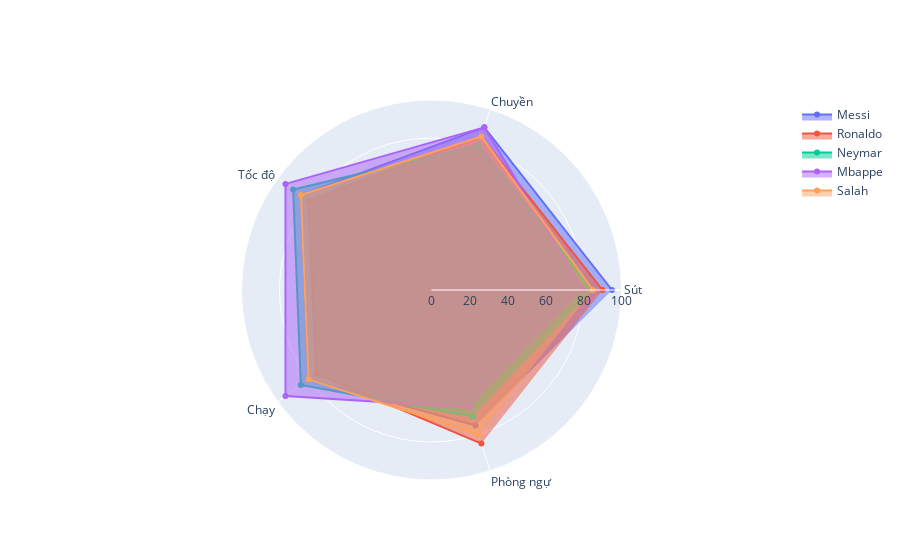

Here is the notebook cell this chart was saved with:
### Code cell
import plotly.graph_objs as go
import plotly.offline as pyo
import numpy as np

players = ['Messi', 'Ronaldo', 'Neymar', 'Mbappe', 'Salah']
skills = ['Sút', 'Chuyền', 'Tốc độ', 'Chạy', 'Phòng ngự']
scores = np.array([[95, 90, 85, 80, 75],
                   [90, 85, 80, 75, 85],
                   [85, 80, 90, 85, 70],
                   [80, 90, 95, 95, 65],
                   [85, 85, 85, 80, 80]])

# Tạo radar chart cho từng cầu thủ
data = []
for i in range(len(players)):
    player = go.Scatterpolar(
        r=scores[i],
        theta=skills,
        fill='toself',
        name=players[i]
    )
    data.append(player)

layout = go.Layout(
    polar=dict(
        radialaxis=dict(
            visible=True,
            range=[0, 100]
        )
    ),
    showlegend=True
)

fig = go.Figure(data=data, layout=layout)
pyo.iplot(fig)

### Figure 1 — Plotly figure (JSON) as saved in the notebook; plotly's stock layout.template omitted (floating-point values rounded to 4 significant figures)
{"data": [{"fill": "toself", "name": "Messi", "r": [95, 90, 85, 80, 75], "theta": ["Sút", "Chuyền", "Tốc độ", "Chạy", "Phòng ngự"], "type": "scatterpolar"}, {"fill": "toself", "name": "Ronaldo", "r": [90, 85, 80, 75, 85], "theta": ["Sút", "Chuyền", "Tốc độ", "Chạy", "Phòng ngự"], "type": "scatterpolar"}, {"fill": "toself", "name": "Neymar", "r": [85, 80, 90, 85, 70], "theta": ["Sút", "Chuyền", "Tốc độ", "Chạy", "Phòng ngự"], "type": "scatterpolar"}, {"fill": "toself", "name": "Mbappe", "r": [80, 90, 95, 95, 65], "theta": ["Sút", "Chuyền", "Tốc độ", "Chạy", "Phòng ngự"], "type": "scatterpolar"}, {"fill": "toself", "name": "Salah", "r": [85, 85, 85, 80, 80], "theta": ["Sút", "Chuyền", "Tốc độ", "Chạy", "Phòng ngự"], "type": "scatterpolar"}], "layout": {"polar": {"radialaxis": {"range": [0, 100], "visible": true}}, "showlegend": true}}
